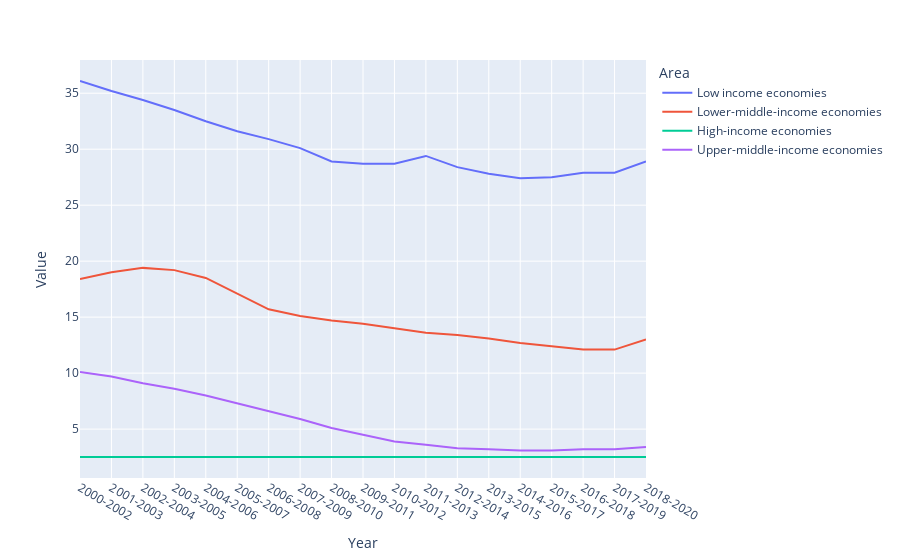

Notebook source saved alongside this figure:
### Markdown cell above
### Prevalence of Undernourishment

### Code cell
# Undernourishment data 
px.line(undernourishment_pdf, x='Year', y='Value', color='Area')

### Figure 1 — Plotly figure (JSON) as saved in the notebook; plotly's stock layout.template omitted (floating-point values rounded to 4 significant figures)
{"data": [{"hovertemplate": "Area=Low income economies<br>Year=%{x}<br>Value=%{y}<extra></extra>", "legendgroup": "Low income economies", "line": {"color": "#636efa", "dash": "solid"}, "marker": {"symbol": "circle"}, "mode": "lines", "name": "Low income economies", "orientation": "v", "showlegend": true, "type": "scatter", "x": ["2000-2002", "2001-2003", "2002-2004", "2003-2005", "2004-2006", "2005-2007", "2006-2008", "2007-2009", "2008-2010", "2009-2011", "2010-2012", "2011-2013", "2012-2014", "2013-2015", "2014-2016", "2015-2017", "2016-2018", "2017-2019", "2018-2020"], "xaxis": "x", "y": [36.1, 35.2, 34.4, 33.5, 32.5, 31.6, 30.9, 30.1, 28.9, 28.7, 28.7, 29.4, 28.4, 27.8, 27.4, 27.5, 27.9, 27.9, 28.9], "yaxis": "y"}, {"hovertemplate": "Area=Lower-middle-income economies<br>Year=%{x}<br>Value=%{y}<extra></extra>", "legendgroup": "Lower-middle-income economies", "line": {"color": "#EF553B", "dash": "solid"}, "marker": {"symbol": "circle"}, "mode": "lines", "name": "Lower-middle-income economies", "orientation": "v", "showlegend": true, "type": "scatter", "x": ["2000-2002", "2001-2003", "2002-2004", "2003-2005", "2004-2006", "2005-2007", "2006-2008", "2007-2009", "2008-2010", "2009-2011", "2010-2012", "2011-2013", "2012-2014", "2013-2015", "2014-2016", "2015-2017", "2016-2018", "2017-2019", "2018-2020"], "xaxis": "x", "y": [18.4, 19, 19.4, 19.2, 18.5, 17.1, 15.7, 15.1, 14.7, 14.4, 14, 13.6, 13.4, 13.1, 12.7, 12.4, 12.1, 12.1, 13], "yaxis": "y"}, {"hovertemplate": "Area=High-income economies<br>Year=%{x}<br>Value=%{y}<extra></extra>", "legendgroup": "High-income economies", "line": {"color": "#00cc96", "dash": "solid"}, "marker": {"symbol": "circle"}, "mode": "lines", "name": "High-income economies", "orientation": "v", "showlegend": true, "type": "scatter", "x": ["2000-2002", "2001-2003", "2002-2004", "2003-2005", "2004-2006", "2005-2007", "2006-2008", "2007-2009", "2008-2010", "2009-2011", "2010-2012", "2011-2013", "2012-2014", "2013-2015", "2014-2016", "2015-2017", "2016-2018", "2017-2019", "2018-2020"], "xaxis": "x", "y": [2.5, 2.5, 2.5, 2.5, 2.5, 2.5, 2.5, 2.5, 2.5, 2.5, 2.5, 2.5, 2.5, 2.5, 2.5, 2.5, 2.5, 2.5, 2.5], "yaxis": "y"}, {"hovertemplate": "Area=Upper-middle-income economies<br>Year=%{x}<br>Value=%{y}<extra></extra>", "legendgroup": "Upper-middle-income economies", "line": {"color": "#ab63fa", "dash": "solid"}, "marker": {"symbol": "circle"}, "mode": "lines", "name": "Upper-middle-income economies", "orientation": "v", "showlegend": true, "type": "scatter", "x": ["2000-2002", "2001-2003", "2002-2004", "2003-2005", "2004-2006", "2005-2007", "2006-2008", "2007-2009", "2008-2010", "2009-2011", "2010-2012", "2011-2013", "2012-2014", "2013-2015", "2014-2016", "2015-2017", "2016-2018", "2017-2019", "2018-2020"], "xaxis": "x", "y": [10.1, 9.7, 9.1, 8.6, 8, 7.3, 6.6, 5.9, 5.1, 4.5, 3.9, 3.6, 3.3, 3.2, 3.1, 3.1, 3.2, 3.2, 3.4], "yaxis": "y"}], "layout": {"legend": {"title": {"text": "Area"}, "tracegroupgap": 0}, "margin": {"t": 60}, "xaxis": {"anchor": "y", "domain": [0, 1], "title": {"text": "Year"}}, "yaxis": {"anchor": "x", "domain": [0, 1], "title": {"text": "Value"}}}}
